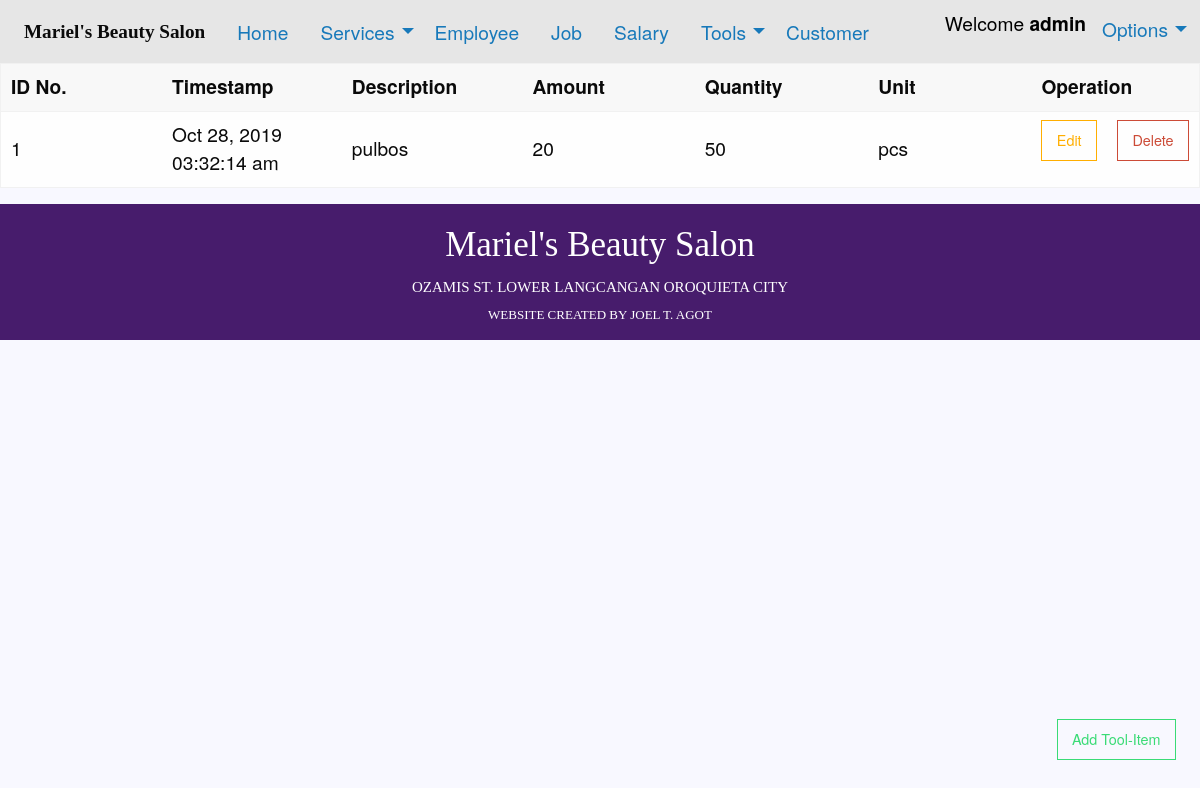
The app's page /tools_item.php (signed in) with its own data.
### tables this page shows
CREATE TABLE `tools_item` (
  `id_no` int(11) NOT NULL,
  `timestamp` timestamp NOT NULL DEFAULT current_timestamp() ON UPDATE current_timestamp(),
  `description` text NOT NULL,
  `amount` int(10) NOT NULL,
  `quantity` int(10) NOT NULL,
  `unit` varchar(100) NOT NULL
);

### tools_item.php (the view, shortened to what this page needs)
<!doctype html>
<html class="no-js" lang="en" dir="ltr">
<head>
  <?php include('assets/style.php') ?>
</head>
<body>
  <?php include('assets/topbar_index.php') ?>
  <table>
    <thead>
      <tr>
        <th width="200">ID No.</th>
        <th width="200">Timestamp</th>
        <th width="200">Description</th>
        <th width="200">Amount</th>
        <th width="200">Quantity</th>
        <th width="200">Unit</th>
        <th colspan="2" width="200">Operation</th>
      </tr>
    </thead>
    <tbody>
    <?php
      $conn = mysqli_connect("localhost", "root", "", "beautysalon");
       $sql = "SELECT *  FROM tools_item";
        $result = $conn->query($sql);
        if ($result->num_rows > 0):
         while($row = $result->fetch_assoc()):
    ?>
          <tr>
            <td><?php echo $row["id_no"]; ?></td>
            <td><?php echo date_format(date_create($row["timestamp"]),'M d, Y h:i:s a'); ?></td>
            <td><?php echo $row["description"]; ?></td>
            <td><?php echo $row["amount"]; ?></td>
            <td><?php echo $row["quantity"]; ?></td>
            <td><?php echo $row["unit"]; ?></td>
            <td><a name='edit' href='update_tools_item.php?id_no=<?php echo $row["id_no"];?>' class='button hollow warning'>Edit</a></td>
            <td><a onclick="confirm('Do you want to delete this data?')" href='delete_tools_item.php?id_no=<?php echo $row["id_no"];?>' class='button hollow alert'>Delete</a></td>
          </tr>
    <?php
         endwhile;
        endif;
    ?>
    </tbody>
  </table>
  <a type="button" href="create_tools_item.php" class="button hollow success"
    style="position: absolute;right: 2%;bottom: 3%">Add Tool-Item</a>
  <?php include('assets/down-bar_index.php') ?>
</body>
</html>

### foundation/css/app.css (style rules this page uses)
* { margin: 0px; padding: 0px; }
body { font-size: 120%; background: #F8F8FF; }

### records on screen
tools_item: id_no "1", timestamp "Oct 28, 2019 03:32:14 am", description "pulbos", amount "20", quantity "50", unit "pcs"

### other values on screen
$_SESSION['username'] "admin"
